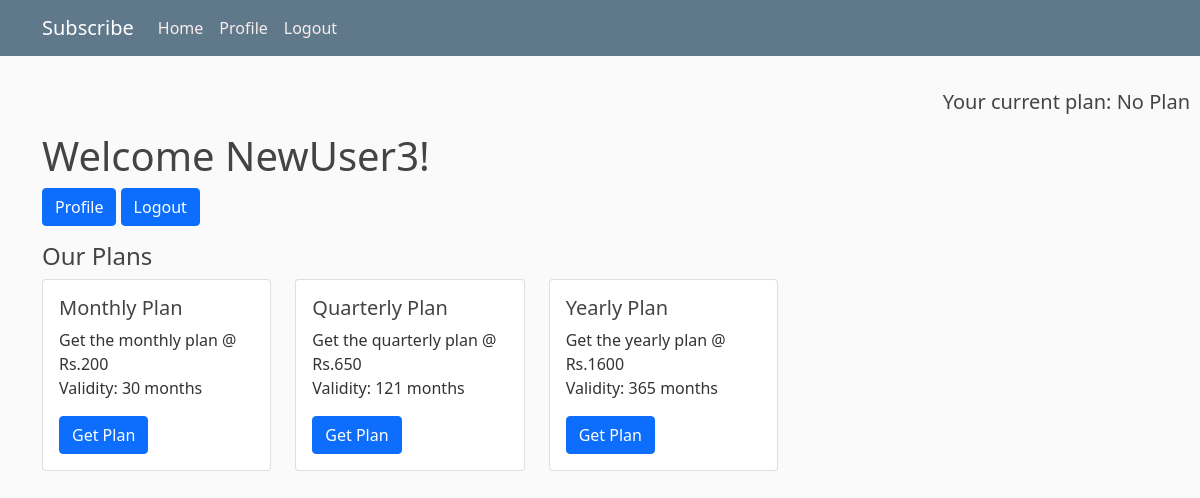
Screenshot of / (signed in) with the database file from the repository.
### users/models.py (models this page shows, shortened)
class Profile(models.Model):
    user = models.OneToOneField(User, on_delete=models.CASCADE)
    image = models.ImageField(default='default.jpg', upload_to='profile_pics')
    subs_date = models.DateTimeField(null=True)
    plan_name = models.ForeignKey(Plan, default=1, on_delete=models.CASCADE)
    active_subs = models.BooleanField(default=False)

class Plan(models.Model):
    plan_name = models.CharField(max_length=100)
    amount = models.PositiveIntegerField()
    description = models.TextField()
    validity = models.IntegerField(default=0)
    def __str__(self):
        return self.plan_name

### users/views.py (the view)
# urls.py: 2. Add a URL to urlpatterns:  path('', views.home, name='home')
def home(request):
    return render(request, 'users/home.html', {'plans': list(Plan.objects.all())[1:]})

### users/templates/users/home.html (shortened to what this page needs)
{% extends "users/base.html" %}
{% block content %}
{% if user.is_authenticated %}
    <h1>Welcome {{user.username}}!</h1>
    <a href="{% url 'profile' %}" class="btn btn-primary btn-block">Profile</a>
  <a href="{% url 'logout' %}" class="btn btn-primary btn-block">Logout</a>
{% else %}
    <h1>Subscribe Now!</h1>
  <a href="{% url 'login' %}" class="btn btn-primary btn-block btn-large">Login</a>
  <a href="{% url 'register' %}" class="btn btn-primary btn-block btn-large">Register</a>
{% endif %}
<h4>Our Plans</h4>
<div class="row">
    {% for plan in plans %}
  <div class="col-sm-4">
    <div class="card">
      <div class="card-body">
        <h5 class="card-title">{{plan.plan_name}}</h5>
        <p class="card-text">{{ plan.description }}<br>Validity: {{plan.validity}} months</p>
        <a href="{% url 'plan-detail' plan.id %}" class="btn btn-primary">Get Plan</a>
      </div>
    </div>
  </div>
    {% endfor %}
</div>
{% endblock %}

### users/templates/users/base.html (shortened to what this page needs)
{% load static %}
<!DOCTYPE html>
<html lang="en">
<head>
    <link href="https://cdn.jsdelivr.net/npm/bootstrap@5.0.1/dist/css/bootstrap.min.css" rel="stylesheet">
    <link rel="stylesheet" type="text/css" href="{% static 'users/main.css' %}">
</head>
<body>
<header class="site-header">
  <nav class="navbar navbar-expand-md navbar-dark bg-steel fixed-top">
    <div class="container">
      <a class="navbar-brand mr-4" href="/ ">Subscribe</a>
      <div class="collapse navbar-collapse" id="navbarToggle">
        <div class="navbar-nav mr-auto">
          <a class="nav-item nav-link" href="{% url 'user-home' %}">Home</a>
        </div>
           <div class="navbar-nav">
            {% if user.is_authenticated %}
             <a class="nav-item nav-link" href="{% url 'profile' %}">Profile</a>
             <a class="nav-item nav-link" href="{% url 'logout' %}">Logout</a>
            {% else %}
              <a class="nav-item nav-link" href="{% url 'login' %}">Login</a>
              <a class="nav-item nav-link" href="{% url 'register' %}">Register</a>
            {% endif %}
        </div>
      </div>
    </div>
  </nav>
</header>
{% if user.is_authenticated %}
<h5 style="text-align: right; padding:10px;">Your current plan: {{ user.profile.plan_name }}</h5>
{% endif %}
<main role="main" class="container">
  <div class="row">
    <div class="col-md-8">
      {% block content %}{% endblock %}
    </div>
  </div>
</main>
</body>
</html>

### users/static/users/main.css (style rules this page uses)
body { background: #fafafa; color: #333333; margin-top: 5rem; }
h1, h2, h3, h4, h5, h6 { color: #444444; }
.bg-steel { background-color: #5f788a; }
.site-header .navbar-nav .nav-link { color: #f8eded; }
a:link { text-decoration: none; }

### rows the page displays
Plan: plan_name "Monthly Plan", description "Get the monthly plan @ Rs.200", validity "30"
Plan: plan_name "Quarterly Plan", description "Get the quarterly plan @ Rs.650", validity "121"
Plan: plan_name "Yearly Plan", description "Get the yearly plan @ Rs.1600", validity "365"

### other values shown
{{ user.profile.plan_name }} "No Plan"
{{ user.username }} "NewUser3"
